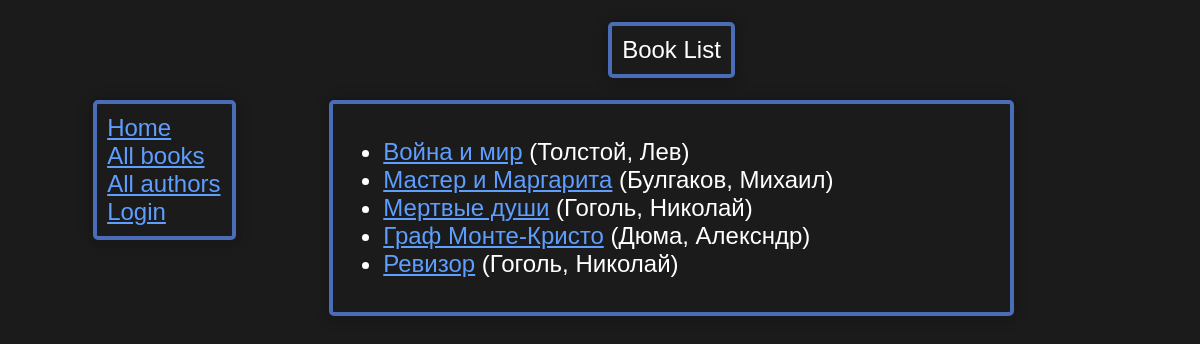
Before: /catalog/books/ with the older database file.
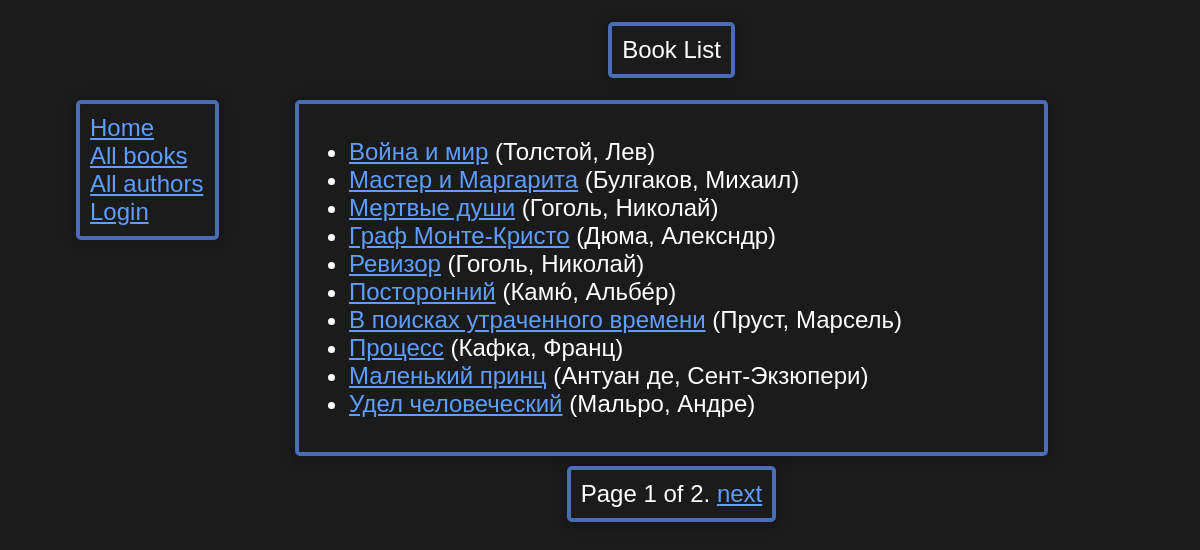
After: the same page with the newer database file.
### catalog/models.py (models this page shows, shortened)
class Book(models.Model):
    title = models.CharField(max_length=200)
    author = models.ForeignKey('Author', on_delete=models.SET_NULL, null=True)
    summary = models.TextField(max_length=1000, help_text='Enter a brief description of the book', null=True)
    isbn = models.CharField('ISBN', max_length=13, unique=True,
                            help_text='13 Character <a href="https://www.isbn-international.org/content/what-isbn">ISBN number</a>')
    genre = models.ManyToManyField(Genre, help_text='Select a genre for this book')
    class Meta:
        ordering = ['id']
        permissions = (("can_mark_returned", "Set book as returned"),)
    def display_genre(self):
        """Create a string for the Genre. This is required to display genre in Admin."""
        return ', '.join(genre.name for genre in self.genre.all()[:3])
    display_genre.short_description = 'Genre'
    def get_absolute_url(self):
        return reverse('book-detail', args=[str(self.id)])

class Author(models.Model):
    first_name = models.CharField(max_length=100)
    last_name = models.CharField(max_length=100)
    date_of_birth = models.DateField(null=True, blank=True)
    date_of_death = models.DateField('Died', null=True, blank=True)
    class Meta:
        ordering = ['last_name']
    def __str__(self):
        return f'{self.last_name}, {self.first_name}'

### catalog/views.py (the view)
# urls.py: path('books/', views.BookListView.as_view(), name='books'),
class BookListView(generic.ListView):
    model = Book
    paginate_by = 10

### catalog/templates/catalog/book_list.html
{% extends "base_generic.html" %}
{% block content %}
    <div class="content-head"><p>Book List</p></div>
    <div class="content-main">
        {% if book_list %}
            <ul>
                {% for book in book_list %}
                    <li>
                        <a href="{{ book.get_absolute_url }}">{{ book.title }}</a> ({{book.author}})
                    </li>
                {% endfor %}
            </ul>
        {% else %}
            <p>There are no books in the library.</p>
        {% endif %}
    </div>
{% endblock %}

### catalog/templates/base_generic.html (shortened to what this page needs)
<!DOCTYPE html>
<html lang="en">
<head>
    {% block title %}
        {% load static %}
    {% endblock %}
    <link rel="stylesheet" href="{% static 'css/styles.css' %}">
</head>
<body>
<div class="container-fluid">
    {% block sidebar %}
        <div class="main-menu">
            <li><a href="{% url 'index' %}">Home</a></li>
            <li><a href="{% url 'books' %}">All books</a></li>
            <li><a href="">All authors</a></li>
            {% if user.is_authenticated %}
                <li>User: {{ user.get_username }}</li>
                <li><a href="{% url 'my-borrowed' %}">My Borrowed</a></li>
                <li><a href="{% url 'logout' %}?next={{ request.path }}">Logout</a></li>
            {% else %}
                <li><a href="{% url 'login' %}?next={{ request.path }}">Login</a></li>
            {% endif %}
        </div>
    {% endblock %}
    {% block content %}{% endblock %}
    {% block pagination %}
        {% if is_paginated %}
            <div class="pagination">
            <span class="page-links">
                <span class="page-current">
                    Page {{ page_obj.number }} of {{ page_obj.paginator.num_pages }}.
                </span>
                {% if page_obj.has_next %}
                    <a href="{{ request.path }}?page={{ page_obj.next_page_number }}">next</a>
                {% endif %}
            </span>
            </div>
        {% endif %}
    {% endblock %}
</div>
</body>
</html>

### catalog/static/css/styles.css (style rules this page uses)
html, body { margin: 0; font: 24px sans-serif; }
body { background: #1b1b1b; color: white; }
.container-fluid { display: grid; padding: 10px; grid-column-gap: 10px; grid-row-gap: 10px; grid-template-columns: auto; grid-template-rows: 80px auto; grid-template-areas: "topl header topr" "mainl main mainr" "botl bottom botr" ; }
.main-menu, .content-head, .content-main, .pagination { box-shadow: 0 1px .625rem 0 hsla(210, 7%, 0%, .26), 0 .125rem .25rem 0 hsla(210, 7%, 22%, .08); border-radius: 5px; padding: 10px; margin: 0; margin-block-start: 0; margin-block-end: 0; border: solid 4px #4b6cb7; color: white; outline-color: white; background: #1b1b1b; }
.main-menu { grid-area: mainl; justify-self: center; align-self: start; min-width: 115px; min-height: 70px; list-style: none; }
.content-head { justify-self: center; align-self: center; grid-area: header; display: flex; justify-content: center; align-content: center; align-items: stretch; }
.pagination { font: 24px sans-serif; justify-content: center; justify-self: center; grid-area: bottom; }
.content-main { grid-area: main; text-align: start; }
a:-webkit-any-link { color: #5e9eff; cursor: pointer; }
p { padding: 0; margin: 0; }

Changed rows visible on the page:
added Book: title "Посторонний", author "Камю́, Альбе́р"
added Book: title "В поисках утраченного времени", author "Пруст, Марсель"
added Book: title "Процесс", author "Кафка, Франц"
added Book: title "Маленький принц", author "Антуан де, Сент-Экзюпери"
added Book: title "Удел человеческий", author "Мальро, Андре"
Other visible differences:
{{ page_obj.number }}: (not shown) → "1"
{{ page_obj.paginator.num_pages }}: (not shown) → "2"
text now shown: "Page of . next"
